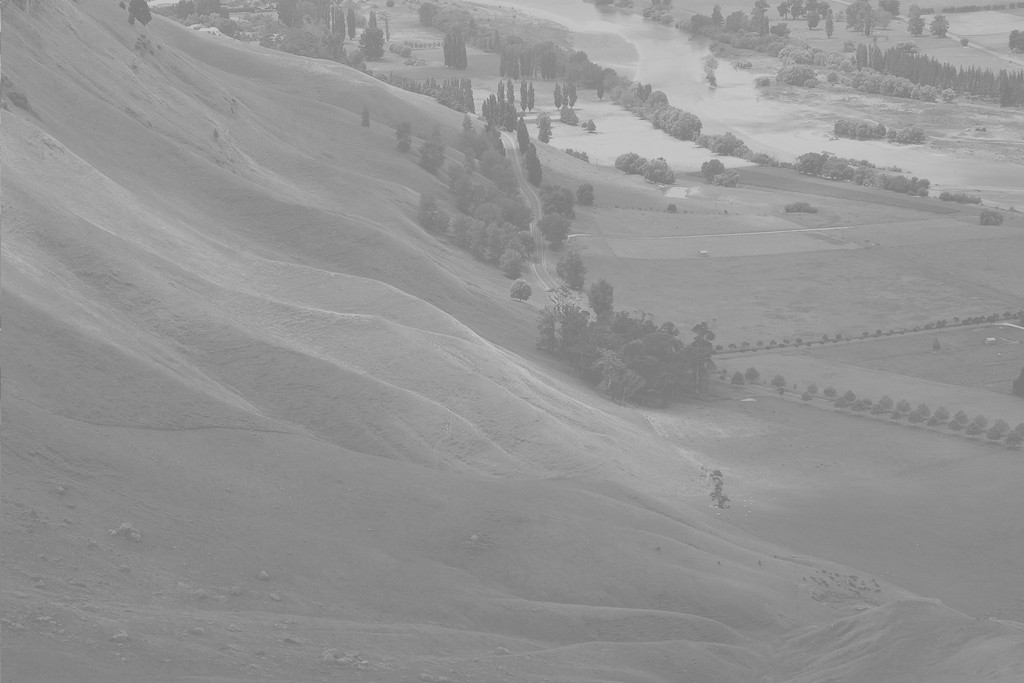
#> input picture HW_1/EXAMPLE.jpg, 1024 x 683 px
$ python main.py
#> lines starting #> are read from the running program, lines starting #| are printed output that depends on the picture
from cv2 import cv2
import numpy as np
import matplotlib.pyplot as plt

def equalize(img,bin_):
    def cumsum(bin_):
        tmp = np.zeros_like(bin_,np.int32)
        tmp[0] = bin_[0]
        for i,val in enumerate(bin_[1:],1):
            tmp[i] = tmp[i - 1] + val
        return tmp        # CDF累加的值

    cdf = cumsum(bin_) / (img.shape[0] * img.shape[1])
    min_,max_ = np.min(cdf),np.max(cdf)
    canvas = np.zeros_like(img,np.uint8)
    for row in range(img.shape[0]):
        for col in range(img.shape[1]):
            canvas[row,col] = np.uint8(np.round((cdf[img[row,col]] - min_) / (max_ - min_) * 255))

    return canvas

def histogram(img):
    bin_ = np.zeros((256,),np.int32)
    img_1d = np.reshape(img,(-1))
    for val in img_1d:
        # 對應數值的位置+1
        bin_[val] += 1
    return bin_      # 直方圖

def gray():
    img = cv2.imread('EXAMPLE.jpg',0)
#> img is the input picture: shape (683, 1024); min 114, max 208, mean 148
    bin_ = histogram(img)
#> the loop in histogram, `for val in img_1d:` made 699392 passes
#> val on passes 1 to 3: 127, 145, 149
#> after the loop in histogram, `for val in img_1d:`: bin_ = 256 values, max 28701 at index 137, min 0 at index 0, mean 2732
    canvas = equalize(img,bin_)
#> after the loop in cumsum, `for i,val in enumerate(bin_[1:],1):`: tmp = 256 values from 0 to 699392
#> in equalize, `cdf = cumsum(bin_) / (img.shape[0] * img.shape[1])`: cdf = 256 values from 0 to 1
#> in equalize, `min_,max_ = np.min(cdf),np.max(cdf)`: min_ = 0; max_ = 1
#> after the loop in equalize, `for row in range(img.shape[0]):`:
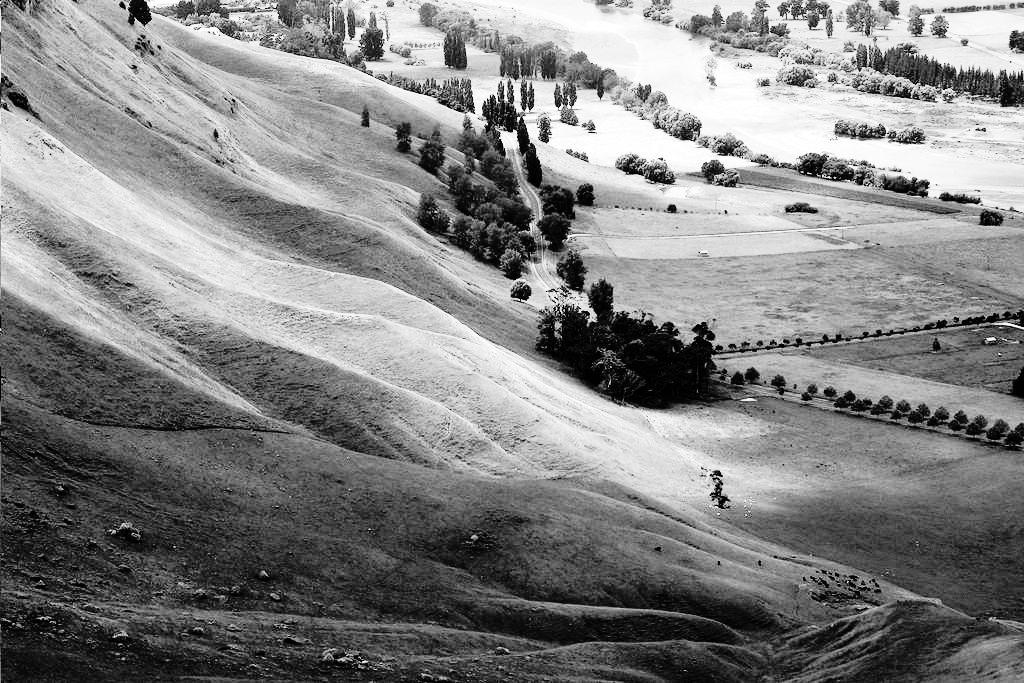
#> canvas: shape (683, 1024); min 0, max 255, mean 130.5
    bin_ = histogram(canvas)
#> the loop in histogram (call 2), `for val in img_1d:` made 699392 passes
#> val on passes 1 to 3: 6, 130, 157
#> bin_ = 256 values, max 28701 at index 63, min 0 at index 5, mean 2732
    plt.bar(np.arange(bin_.shape[0]),bin_,align = 'center',color = 'b')
    plt.show()
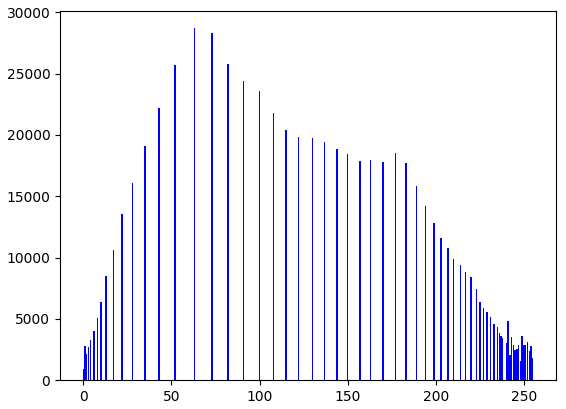
#> figure drawn by matplotlib, 1 panel; tallest bar 28701 high, from x = 62.6 to 63.4
    # plt.savefig('gray_hist_eq.png')
    plt.close()
    # [5 lines of commented-out code are left out]

# [56 lines left out: function color, not called in this run]

    # cv2.waitKey(0)
    # cv2.destroyAllWindows()

gray()
# color()
